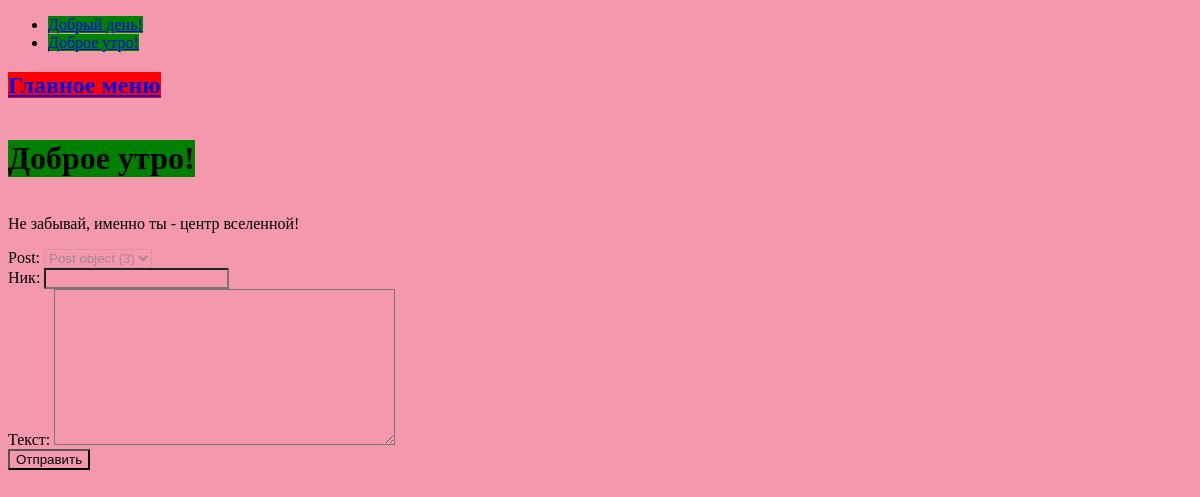
/3/, run on an earlier commit of the app's database.
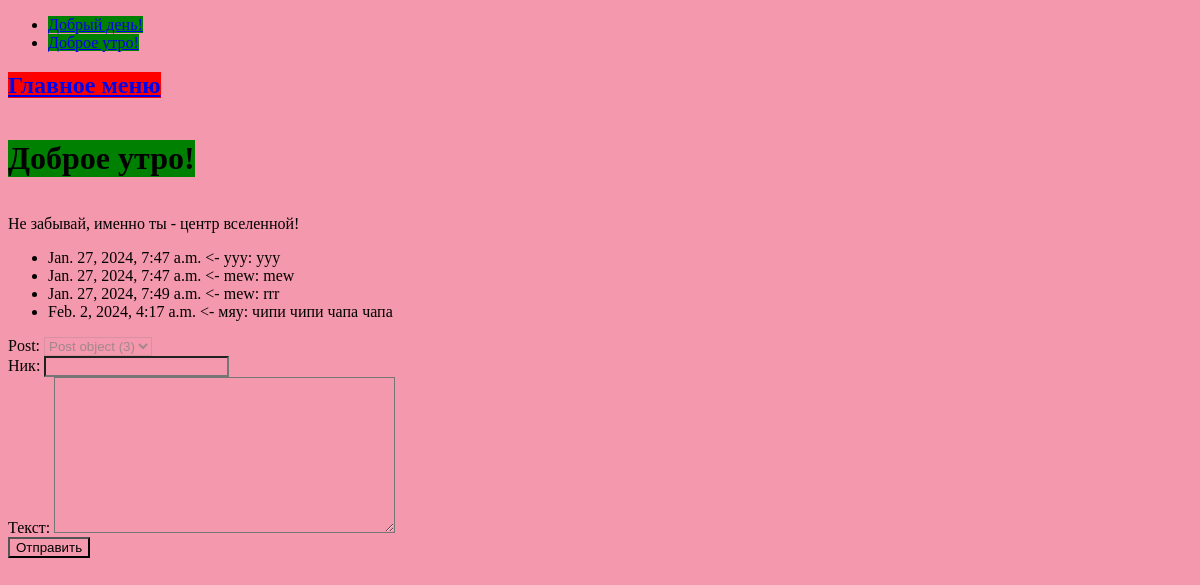
And on a later commit of the database.
### blog/models.py (models this page shows)
class Post(models.Model):
    title = models.CharField("Заголовок", max_length=200)
    text = models.TextField("Текст")
    datetime = models.DateTimeField("Дата и время", auto_now_add=True)

### comments/models.py (models this page shows)
class Comment(models.Model):
    post = models.ForeignKey("blog.Post",
                             on_delete=models.CASCADE
                             )
    username = models.CharField("Ник", max_length=20)
    text = models.TextField("Текст")
    datetime = models.DateTimeField("Дата и время", auto_now_add=True)

### blog/views.py (the view)
# urls.py: path("<int:post_id>/", views.detail, name="detail"),
def detail(request, post_id):
    latest_post_list = Post.objects.order_by("-datetime")
    post = get_object_or_404(Post, pk=post_id)
    comment_list = Comment.objects.filter(post=post).order_by("datetime")
    if request.method == "POST":
        form = CommentForm(request.POST)
        if form.is_valid():
            username = form.cleaned_data["username"]
            text = form.cleaned_data['text']
            comment = Comment.object.create(post=post, username=username, text=text)
            comment.save()
            form.save()
            return HttpResponseRedirect(reverse('detail',args=(post_id,)))
    else:
        form = CommentForm(initial={"post": post.id})
    form.fields["post"].widget.attrs['disabled'] = True
    context = {
        "comments":comment_list,
        "post": post,
        "form": form,
        "latest_post_list": latest_post_list,
    }
    return render(request, "blog/post.html", context)

### comments/forms.py
class CommentForm(ModelForm):
    class Meta:
        model = Comment
        fields = ['post',"username","text"]

### blog/templates/blog/post.html
{% extends "blog/index.html" %}
{% block content %}
<h1 class="title" >{{ post.title }}</h1>
<p>{{ post.text }}</p>
{% include "comments/inline_comment.html" %}
{% endblock %}

### blog/templates/blog/index.html (shortened to what this page needs)
{% extends "blog/base.html" %}
{% block body %}
    {% if latest_post_list %}
        <ul>
        {% for post in latest_post_list %}
            <li><a class="small_header" href="{% url 'detail' post.id %}">{{ post.title }}</a></li>
        {% endfor %}
        </ul>
    {% else %}
        <p>Пока еще нет постов</p>
    {% endif %}
    <header><h2><a class="header" href="{% url 'index' %}">Главное меню</a></h2></header>
    <div>
        {% block content %}
        {% endblock %}
    </div>
{% endblock %}

### blog/templates/blog/base.html (shortened to what this page needs)
{% load static %}
<!DOCTYPE html>
<html lang="en">
<head>
    <link rel="stylesheet" href="{% static 'blog/style.css' %}">
</head>
<body>
{% block body %}
{% endblock %}
</body>
</html>

### comments/templates/comments/inline_comment.html (shortened to what this page needs)
<ul>
    {% for comment in comments %}
    <li>{{ comment.datetime }} {{ comment.post.time }} <- {{ comment.username }}: {{ comment.text }}</li>
    {% endfor %}
</ul>
<form method="post">
    {{ form }}
    <input type="submit" value="Отправить">
</form>

### blog/static/blog/style.css (style rules this page uses)
* { background-color: rgb(244,152,173); }
.header { background-color: red; }
.small_header { background-color: green; }
.title { display: inline-block; background-color: green; }

What changed in the data, as far as the page shows it:
added Comment: datetime "Jan. 27, 2024, 7:47 a.m.", username "yyy", text "yyy"
added Comment: datetime "Jan. 27, 2024, 7:47 a.m.", username "mew", text "mew"
added Comment: datetime "Jan. 27, 2024, 7:49 a.m.", username "mew", text "rrr"
added Comment: datetime "Feb. 2, 2024, 4:17 a.m.", username "мяу", text "чипи чипи чапа чапа"
